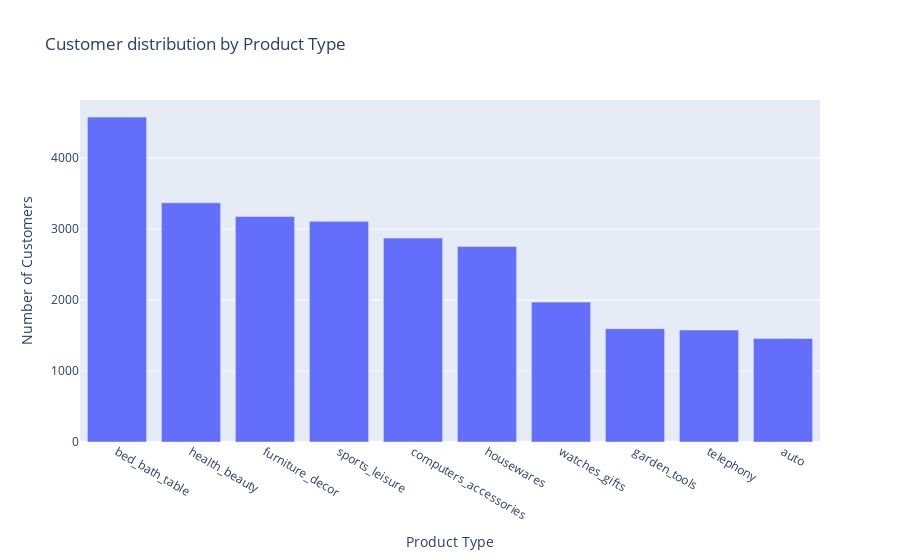

Source (notebook cell):
### Code cell
# Compute customer distribution by product category
customers_per_product = cluster_0_df.groupby("product_category").size().reset_index(name='num_customers').sort_values("num_customers", ascending=False)

# Plot the customer distrbution by product category
barplot(df=customers_per_product[:10],
        x="product_category",
        y="num_customers",
        title="Customer distribution by Product Type",
        xaxis="Product Type", 
        yaxis="Number of Customers")

### Figure 1 — Plotly figure (JSON) as saved in the notebook; plotly's stock layout.template omitted (floating-point values rounded to 4 significant figures)
{"data": [{"alignmentgroup": "True", "hovertemplate": "product_category=%{x}<br>num_customers=%{y}<extra></extra>", "legendgroup": "", "marker": {"color": "#636efa", "pattern": {"shape": ""}}, "name": "", "offsetgroup": "", "orientation": "v", "showlegend": false, "textposition": "auto", "type": "bar", "x": ["bed_bath_table", "health_beauty", "furniture_decor", "sports_leisure", "computers_accessories", "housewares", "watches_gifts", "garden_tools", "telephony", "auto"], "xaxis": "x", "y": [4578, 3370, 3177, 3109, 2873, 2756, 1971, 1597, 1578, 1459], "yaxis": "y"}], "layout": {"autosize": true, "barmode": "relative", "legend": {"tracegroupgap": 0}, "title": {"text": "Customer distribution by Product Type"}, "xaxis": {"anchor": "y", "autorange": true, "domain": [0, 1], "range": [-0.5, 9.5], "title": {"text": "Product Type"}, "type": "category"}, "yaxis": {"anchor": "x", "autorange": true, "domain": [0, 1], "range": [0, 4819.0], "title": {"text": "Number of Customers"}, "type": "linear"}}}
